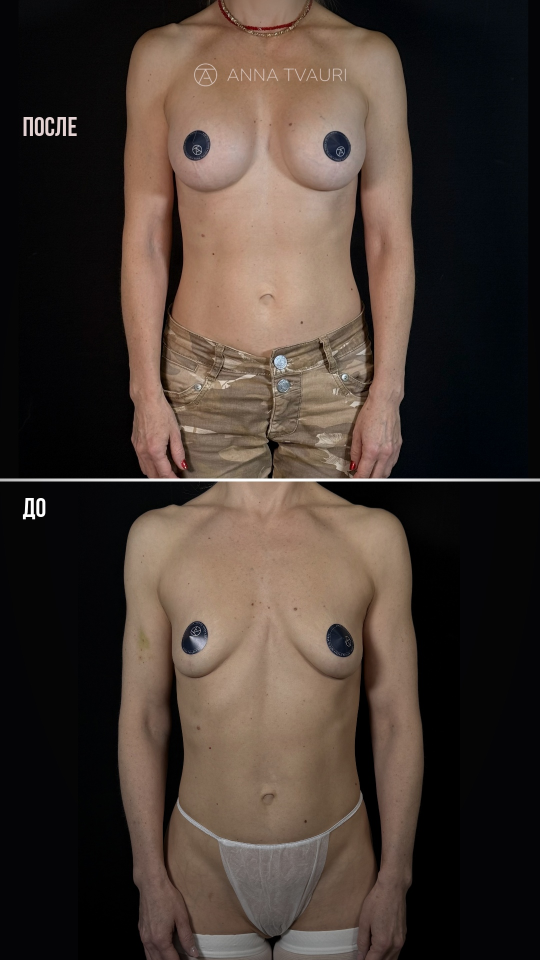
#> input picture Collage_lipo_to_implants_front.jpg, 1080 x 1920 px, given in place of logo.png, which was not available (shown at 1/2 size)
$ python reel_reduction_volume.py ../Collage_lipo_to_implants_front.jpg
#> lines starting #> are read from the running program, lines starting #| are printed output that depends on the picture
#!/usr/bin/env python3
"""Reels «Хочу троечку» — breast reduction for gigantomastia where the goal is not the smallest breast but the volume the
patient asked for and a full upper pole (Ribeiro auto-implant), Анна Тваури.

Opens on the first result («Тройка, как и есть» — «Да, как и хотели»), then ДО with its two problems, a tape line from the
jugular notch to the nipple with a 0→32 cm counter, the auto-implant lobe sliding up into the upper pole on the ДО profile,
a three-step plan ticking on the surgeon's words, the size picker landing on 3, the first result and the patient's
reaction, then the week / month ПОСЛЕ-ДО collages. Brand system of the other reels; one-word subtitles; whole sentences.

usage:
  REEL_SRC=<folder with IMG_0711/0713/6963/6964.MOV, IMG_6972.MP4, IMG_9332-9337.JPG, logo.png, music.wav> python3 tools/reel_reduction_volume.py [--preview t1,t2 | --cover | --audio-only]
Prepared in $REEL_SRC/_work: <name>.mp4 (1080x1920, 30 fps) and <name>.wav (48 kHz mono) for every video.
"""
import os, sys, json, subprocess, wave, numpy as np, cv2
from PIL import Image, ImageDraw, ImageFont

ROOT = os.path.dirname(os.path.dirname(os.path.abspath(__file__)))
SRC = os.environ.get("REEL_SRC", os.path.join(ROOT, "dl_reduction_volume"))
WORK = os.path.join(SRC, "_work")
NAME = "Reels_reduction_keep_volume"
W, H, FPS, SR = 1080, 1920, 30, 48000
NAVY = np.float32([0, 12, 40]) / 255; PINK = np.float32([233, 197, 193]) / 255; WHITE = np.float32([1, 1, 1])
DEEP = np.float32([0, 5, 20]) / 255

def cl(x): return min(1.0, max(0.0, x))
def eo(x): x = cl(x); return 1 - (1 - x) ** 3
def eio(x): x = cl(x); return 4 * x ** 3 if x < 0.5 else 1 - (-2 * x + 2) ** 3 / 2
def eback(x): x = cl(x); c = 1.7; return 1 + (c + 1) * (x - 1) ** 3 + c * (x - 1) ** 2
def lerp(a, b, p): return a + (b - a) * p

# ---------------- voice edit: (block, source, [(in, out), …]) — whole sentences from the one take; the pauses between them are tightened
VO = [("A", "IMG_6964", [(29.10, 31.50)]),                                    # тройка, как и есть. — да, как и хотели
      ("B", "IMG_6972", [(0.00, 3.95)]),                                     # сегодня у нас редукционная маммопластика, у нас гигантомастия
      ("C", "IMG_6972", [(4.45, 8.55), (20.62, 22.95)]),                     # достаточно большое расстояние от яремной вырезки до сосочка. сколько там? 32 сантиметра
      ("D", "IMG_6972", [(14.22, 20.70)]),                                   # мы будем использовать метод Рибейро или аутоимпланта, чтобы верхний полюс был более наполнен
      ("E", "IMG_6972", [(23.30, 30.75)]),                                   # уменьшим грудь, сделаем повыше сосково-ареолярный комплекс и постараемся, чтобы всё было очень симметрично, красиво
      ("F", "IMG_6972", [(30.85, 33.00), (48.98, 51.40)]),                   # а какой объём мы хотим оставить груди? — троечку. — хорошо, тогда будем оставлять
      ("G", "IMG_6963", [(17.72, 21.15)]),                                   # размер попали? то, что хотели? — да, да. прям не верится
      ("H", "IMG_6964", [(38.60, 43.15)])]                                   # как здорово, что сейчас есть пластическая хирургия!
GAP = {"B": 0.5, "C": 0.35, "D": 0.4, "E": 0.35, "F": 0.45, "G": 0.5, "H": 0.35}
SEG = []; _t = 0.04                                                    # the reel starts on the first word
for _b, _s, _parts in VO:
    if SEG: _t += GAP[_b]
    _d = sum(o - a for a, o in _parts); SEG.append((_b, _s, _parts, _t, _d)); _t += _d
def vstart(b): return next(s[3] for s in SEG if s[0] == b)
def vend(b): return next(s[3] + s[4] for s in SEG if s[0] == b)
# [18 lines left out: functions at_src, src_of, not called in this run]

T_S = {b: vstart(b) - 0.08 for b, *_ in VO}
def R(b, rel): return vstart(b) + rel                                   # a word inside line b (relative time from SUBS)
T_K = [vend("H") + 0.5 + 1.9 * k for k in range(3)]                     # collages: a month after — front / 3/4 / side
DUR = T_K[-1] + 2.6

# ---------------- fonts & text bitmaps ----------------
FD = os.path.join(ROOT, "fonts"); _FC = {}
def bebas(size, bold=True):
    k = ("b", size, bold)
    if k not in _FC: _FC[k] = ImageFont.truetype(os.path.join(FD, f"bebas-neue-{700 if bold else 400}-normal.woff"), size)
    return _FC[k]
def mont(size, wght=300):
    k = ("m", size, wght)
    if k not in _FC:
        f = ImageFont.truetype(os.path.join(FD, "Montserrat-VariableFont_wght.ttf"), size); f.set_variation_by_axes([wght]); _FC[k] = f
    return _FC[k]
def alpha_img(txt, f):
    asc, desc = f.getmetrics(); w = int(f.getlength(txt)) + 8
    im = Image.new("L", (w, asc + desc + 4), 0); ImageDraw.Draw(im).text((4, 2 + asc), txt, font=f, fill=255, anchor="ls")
    return np.asarray(im, np.float32) / 255
def cap_top(f): asc, _ = f.getmetrics(); return 2 + asc + f.getbbox("Н", anchor="ls")[1]
# [6 lines left out: function blend, not called in this run]
def scaled(a, s):
    s = max(s, 0.02); return cv2.resize(a, (max(1, int(a.shape[1] * s)), max(1, int(a.shape[0] * s))), interpolation=cv2.INTER_LINEAR)

class Drop:
    """Bebas line(s), letter by letter: every glyph drops in from 1.7x size and fades in (*word* = pink)"""
    def __init__(s, lines, size, x, y, maxw=940, lh=0.93, stag=0.03):
        while True:
            f = bebas(size); rows = []; pink = False
            for ln in lines:
                glyphs, cx = [], 0
                for wd in ln.split(" "):
                    if wd.startswith("*"): pink = True
                    w0 = wd.strip("*")
                    for ch in w0:
                        glyphs.append((alpha_img(ch, f), PINK if pink else WHITE, cx)); cx += f.getlength(ch)
                    if wd.endswith("*"): pink = False
                    cx += f.getlength(" ")
                rows.append((glyphs, cx - f.getlength(" ")))
            if max(r[1] for r in rows) <= maxw or size < 40: break
            size -= 4
        s.rows, s.size, s.x, s.y, s.stag, s.lh, s.top = rows, size, x, y, stag, int(size * lh), cap_top(f)
        s.h = s.lh * (len(rows) - 1) + size * 0.72; s.n = sum(len(g) for g, _ in rows)
    # [10 lines left out: function draw, not called in this run]

class Track:
    """small Montserrat line that condenses from wide letter-spacing while fading in"""
    def __init__(s, lines, size=36, x=72, y=0, wght=300, col=WHITE, center=False):
        f = mont(size, wght); s.lines = []
        for ln in lines: s.lines.append([(alpha_img(ch, f), f.getlength(ln[:i])) for i, ch in enumerate(ln) if ch != " "] + [(None, f.getlength(ln))])
        s.x, s.y, s.lh, s.col, s.top, s.center = x, y, int(size * 1.5), col, cap_top(f), center
    # [6 lines left out: function draw, not called in this run]

class Marker:
    """Bebas line where one word sits on a pink marker bar that sweeps in (word turns navy)"""
    def __init__(s, pre, key, size, x, y):
        f = bebas(size); s.a = alpha_img(pre + " ", f); s.k = alpha_img(key, f); s.x, s.y, s.top, s.size = x, y, cap_top(f), size
        s.kx = x + f.getlength(pre + " ")
    # [9 lines left out: function draw, not called in this run]

class Roll:
    """slot-machine swap: the old word rolls up out of its mask, the new one rolls in from below"""
    # [35 lines left out: functions __init__, draw, path_draw, not called in this run]
def fill_poly(fr, pts, col, op=1.0):
    m = np.zeros((H, W), np.uint8); cv2.fillPoly(m, [np.round(np.float32(pts) * 4).astype(np.int32)], 255, cv2.LINE_AA, shift=2)
    blend(fr, m.astype(np.float32) / 255, 0, 0, col, op)
def star_pts(cx, cy, r, n=5, inner=0.45, rot=-np.pi / 2):
    return [(cx + (r if i % 2 == 0 else r * inner) * np.cos(rot + i * np.pi / n), cy + (r if i % 2 == 0 else r * inner) * np.sin(rot + i * np.pi / n)) for i in range(2 * n)]
def heart_pts(cx, cy, s):
    u = np.linspace(0, 2 * np.pi, 60)
    return list(zip(cx + s * 16 * np.sin(u) ** 3 / 16, cy - s * (13 * np.cos(u) - 5 * np.cos(2 * u) - 2 * np.cos(3 * u) - np.cos(4 * u)) / 16))
# [6 lines left out: function sparkle, not called in this run]

# ---------------- sources ----------------
class Src:
    def __init__(s, path): s.path = path; s.cap = None; s.i = -1; s.f = None
    # [8 lines left out: function get, not called in this run]
    def at(s, t): return s.get(round(t * FPS))
V = {k: Src(os.path.join(WORK, f"{k}.mp4")) for k in ["IMG_0711", "IMG_0713", "IMG_6963", "IMG_6964"]}

# [5 lines left out: function cover, not called in this run]
def full(img, fx=0.5, fy=0.5, z=1.0): return cover(img, W, H, fx, fy, z)[0]

yy, xx = np.mgrid[0:H, 0:W].astype(np.float32)
BG = np.clip(NAVY * (1 + 0.35 * np.exp(-(((xx - 540) / 900) ** 2 + ((yy - 520) / 900) ** 2)))[..., None], 0, 1).astype(np.float32)
def ramp(y0, y1): return np.clip((yy[:, :1] - y0) / (y1 - y0), 0, 1)[..., None]
GBOT = (ramp(950, 1650) ** 1.3 * 0.92).astype(np.float32); GTOP = ((1 - ramp(330, 900)) ** 1.4 * 0.92).astype(np.float32)
VIG = (np.clip(((xx - 540) / 760) ** 2 + ((yy - 960) / 1250) ** 2, 0, 1) ** 1.5 * 0.35)[..., None].astype(np.float32)
def shade(fr, g, col=DEEP): fr *= 1 - g; fr += g * col

_lg = np.asarray(Image.open(os.path.join(SRC, "logo.png")).convert("RGBA"))[..., 3].astype(np.float32) / 255
#> _lg: shape (1920, 1080) float32; every value is 1
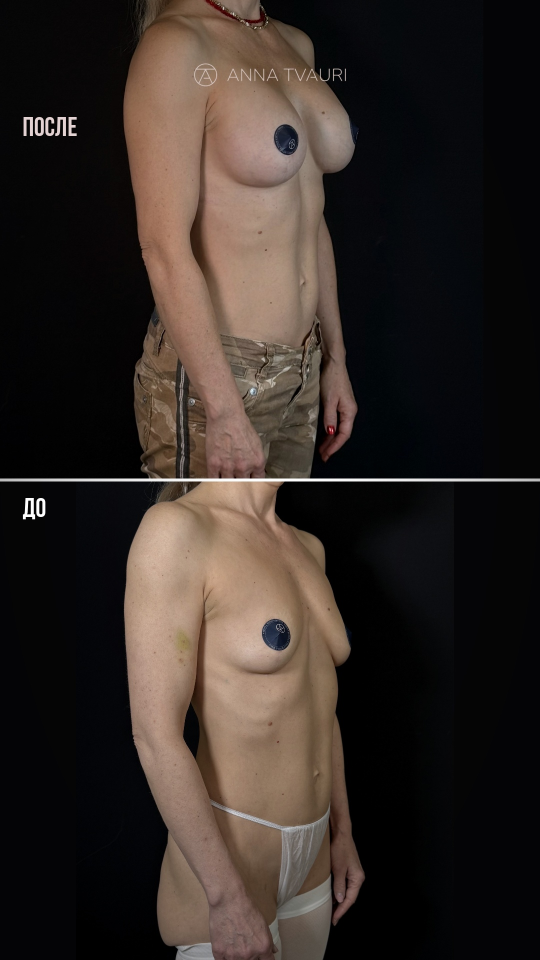
#> input picture Collage_lipo_to_implants_three_quarter.jpg, 1080 x 1920 px, given in place of IMG_0711_1.0.png, which was not available (shown at 1/2 size)
_ys, _xs = np.where(_lg > 0.05); _lg = _lg[_ys.min():_ys.max() + 1, _xs.min():_xs.max() + 1]
_cols = np.where(_lg.max(0) > 0.05)[0]; _gap = np.argmax(np.diff(_cols)); _split = (_cols[_gap] + _cols[_gap + 1]) // 2
def logo_alpha(width): return cv2.resize(_lg, (width, int(_lg.shape[0] * width / _lg.shape[1])), interpolation=cv2.INTER_AREA)

# [5 lines left out: function chip, not called in this run]

def notch_poly(x0, y0, x1, y1, nw, nh, o=0):
    """brand frame, mirrored for this reel: the step is cut out of the top-left corner"""
    return np.float32([(x0 + nw - o, y0 - o), (x1 + o, y0 - o), (x1 + o, y1 + o), (x0 - o, y1 + o), (x0 - o, y0 + nh - o), (x0 + nw - o, y0 + nh - o)])
def poly_mask(pts):
    m = np.zeros((H * 2, W * 2), np.uint8); cv2.fillPoly(m, [np.round(pts * 2).astype(np.int32)], 255, cv2.LINE_AA)
    return cv2.resize(m, (W, H), interpolation=cv2.INTER_AREA).astype(np.float32) / 255
# [23 lines left out: functions card, iris, zoom_through, diag_wipe, not called in this run]


# ---------------- subtitles: hand-checked words, timings from speech recognition (relative to each line's start)
SUBS = {
    'A': [('Тройка,', 0.04, 0.6), ('как', 0.78, 0.88), ('и', 0.88, 0.96), ('есть.', 0.96, 1.2), ('Да,', 1.32, 1.46), ('как', 1.46, 1.6), ('и', 1.6, 1.7), ('хотели.', 1.7, 2.3)],
    'B': [('Сегодня', 0.04, 0.48), ('у', 0.48, 0.5), ('нас', 0.5, 0.8), ('редукционная', 0.8, 1.54), ('маммопластика,', 1.54, 2.42), ('у', 2.46, 2.48), ('нас', 2.48, 2.68), ('гигантомастия.', 2.68, 3.84)],
    'C': [('Достаточно', 0.04, 0.52), ('большое', 0.52, 1.38), ('расстояние', 1.38, 2.02), ('от', 2.02, 2.1), ('яремной', 2.1, 2.5), ('вырезки', 2.5, 2.96), ('до', 2.96, 3.52), ('сосочка.', 3.52, 4.1), ('Сколько', 4.14, 4.38), ('там?', 4.38, 4.66), ('32', 4.86, 5.42), ('сантиметра.', 5.42, 6.24)],
    'D': [('Мы', 0.04, 0.38), ('будем', 0.38, 0.9), ('использовать', 0.9, 1.58), ('метод', 1.58, 2.06), ('Рибейро', 2.06, 2.46), ('или', 2.46, 2.58), ('аутоимплант,', 2.58, 3.76), ('для', 3.76, 4.1), ('того,', 4.1, 4.34), ('чтобы', 4.48, 4.5), ('верхний', 4.5, 5.02), ('полюс', 5.02, 5.34), ('был', 5.34, 5.54), ('более', 5.54, 5.86), ('наполнен.', 5.86, 6.4)],
    'E': [('Уменьшим', 0.04, 0.6), ('грудь,', 0.6, 0.9), ('сделаем', 1.12, 1.34), ('повыше', 1.34, 1.74), ('сосково-ареолярный', 1.74, 2.62), ('комплекс', 2.62, 3.18), ('и', 3.18, 3.46), ('постараемся,', 3.46, 4.4), ('чтобы', 4.54, 4.66), ('это', 4.66, 4.94), ('всё', 4.94, 5.06), ('было', 5.06, 5.3), ('очень', 5.3, 6.04), ('симметрично,', 6.04, 6.76), ('красиво.', 6.84, 7.42)],
    'F': [('Какой', 0.04, 0.26), ('объём', 0.26, 0.52), ('мы', 0.52, 0.66), ('хотим', 0.66, 1.0), ('оставить', 1.0, 1.76), ('груди?', 1.76, 2.12), ('Троечку.', 2.22, 2.78), ('Хорошо,', 3.04, 3.48), ('тогда', 3.54, 3.82), ('будем', 3.82, 4.18), ('оставлять.', 4.18, 4.5)],
    'G': [('Размер', 0.36, 0.76), ('попали?', 0.76, 1.16), ('То,', 1.38, 1.5), ('что', 1.58, 1.62), ('хотели?', 1.62, 2.14), ('Да,', 2.14, 2.3), ('да,', 2.38, 2.5), ('прям', 2.54, 2.74), ('не', 2.74, 3.02), ('верится.', 3.02, 3.34)],
    'H': [('Как', 0.12, 1.16), ('здорово,', 1.16, 1.72), ('что', 1.82, 2.34), ('сейчас', 2.34, 2.58), ('есть', 2.58, 2.8), ('пластическая', 2.8, 3.5), ('хирургия!', 3.5, 4.42)],
}
SUB_Y = 1420                                                           # Instagram Reels safe zone: x <= 940, y 250-1500
def _sub_words():
    """one word at a time: each stays until the next one starts (or a beat after it ends)"""
    out = [(w.strip(",."), t0 + a, t0 + e) for b, s_, parts, t0, d in SEG for w, a, e in SUBS[b]]
    return [(w, a, min(e + 0.3, out[i + 1][1] - 0.04) if i + 1 < len(out) else e + 0.3) for i, (w, a, e) in enumerate(out)]
SUB_WORDS = _sub_words()
# [9 lines left out: function subtitles, not called in this run]
def lift(hd, bottom=1230):
    """bottom-anchor a headline inside the safe zone"""
    hd.y = bottom - hd.h; return hd

# ---------------- building blocks ----------------
def ring(fr, cx, cy, r, op=1.0, th=5):
    path_draw(fr, [(cx + r * np.cos(a), cy + r * np.sin(a)) for a in np.linspace(0, 2 * np.pi, 120)], 1, PINK, th, op=op)
_rng = np.random.default_rng(5); DOTS = [(_rng.uniform(60, 1020), _rng.uniform(0, 1920), _rng.uniform(2, 6), _rng.uniform(20, 60)) for _ in range(22)]
# [5 lines left out: function gbg, not called in this run]
def pull(t, t0, z0=1.16, z1=1.0, d=1.4):
    """camera pull-back: the shot starts tight and eases out to the wide framing"""
    return lerp(z0, z1, eo(cl((t - t0) / d)))
def bump(t, t0, a=0.05, d=0.3): return a * (1 - eo((t - t0) / d)) if t >= t0 else 0.0
# [14 lines left out: functions shake, rrect, rrect_line, not called in this run]
def text_c(fr, txt, cx, cy, f, col, op=1.0):
    a = alpha_img(txt, f); blend(fr, a, cx - a.shape[1] / 2, cy - a.shape[0] / 2, col, op); return a.shape[1]

# icons, drawn in a ±100 box around (cx, cy) at scale s; p = draw-on progress
# [43 lines left out: function icon, not called in this run]
def xmark(fr, cx, cy, r, p, col=PINK, th=8):
    path_draw(fr, [(cx - r, cy - r), (cx + r, cy + r)], eio(p * 2), col, th); path_draw(fr, [(cx + r, cy - r), (cx - r, cy + r)], eio(p * 2 - 1), col, th)
# [6 lines left out: function card, not called in this run]

# ---------------- scenes ----------------
def fit_size(txt, maxw, size):
    while bebas(size).getlength(txt) > maxw and size > 30: size -= 2
    return size
# [11 lines left out: functions pillx, arrow, not called in this run]
def anon_top(img, y=150):
#> called with y = 120
    top = img[:y + 80].astype(np.float32); bl = cv2.resize(cv2.GaussianBlur(cv2.resize(top, None, fx=0.1, fy=0.1), (0, 0), 3), (img.shape[1], y + 80))
#> after `top = img[:y + 80].astype(np.float32)`:
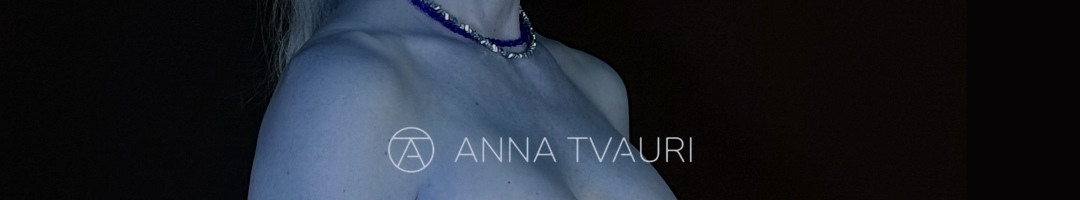
#> top: shape (200, 1080, 3) float32; mean B, G, R 43.2, 34.9, 30.2
#> after `bl = cv2.resize(cv2.GaussianBlur(cv2.resize(top, None, fx=0.1, fy=0.1)`:
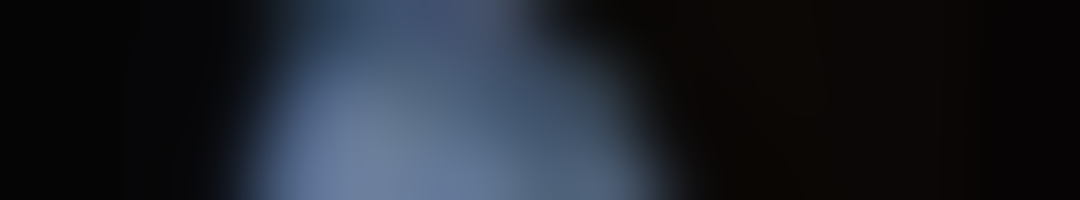
#> bl: shape (200, 1080, 3) float32; mean B, G, R 42.8, 34.6, 29.9
    m = np.clip((y + 40 - np.arange(y + 80)) / 80, 0, 1)[:, None, None]; out = img.copy(); out[:y + 80] = (top * (1 - m) + bl * m).astype(np.uint8); return out
#> after `out[:y + 80] = (top * (1 - m) + bl * m).astype(np.uint8)`:
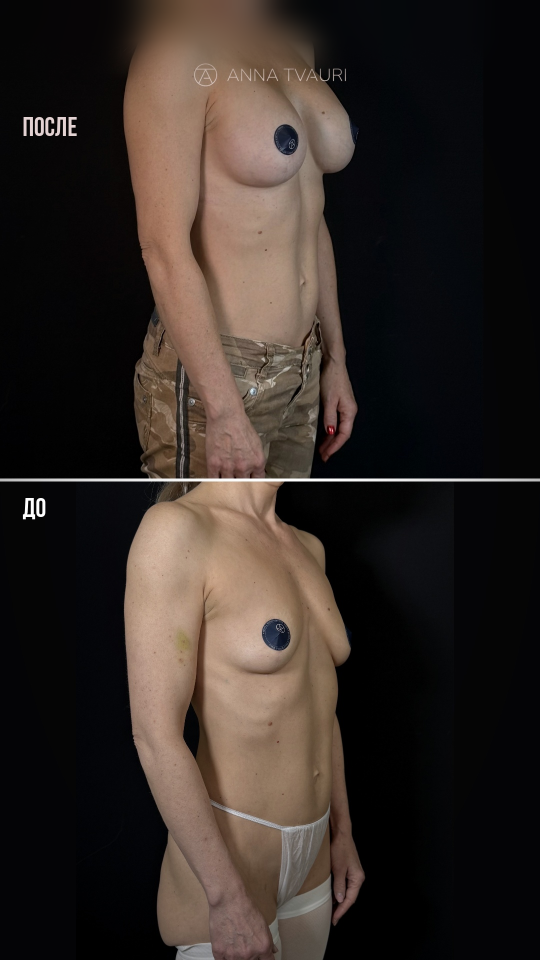
#> out: shape (1920, 1080, 3) (shown at 1/2 size); mean R, G, B 51.6, 42.7, 37.9
def vid(k, src_t, top=0):
    f = V[k].at(src_t); return anon_top(f, top) if top else f
def line_src(b, t):
    """source time of block b's own footage at reel time t (the picture keeps running before and after the line)"""
    _, _, parts, t0, d = next(x for x in SEG if x[0] == b); return parts[0][0] + (t - t0)
FR_0711 = anon_top(cv2.imread(os.path.join(WORK, "IMG_0711_1.0.png"))[..., ::-1].copy(), 120)     # ДО front, arms down (freeze)
FR_0713 = anon_top(cv2.imread(os.path.join(WORK, "IMG_0713_3.0.png"))[..., ::-1].copy(), 170)     # ДО profile (freeze)
#> call 2 of anon_top, with y = 170
#> in anon_top (call 2), `top = img[:y + 80].astype(np.float32)`:
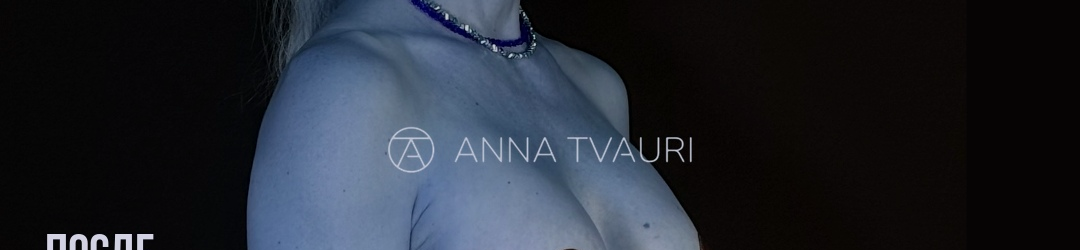
#> top: shape (250, 1080, 3) float32; mean B, G, R 48.4, 39.3, 34.3
#> in anon_top (call 2), `bl = cv2.resize(cv2.GaussianBlur(cv2.resize(top, None, fx=0.1, fy=0.1)`:
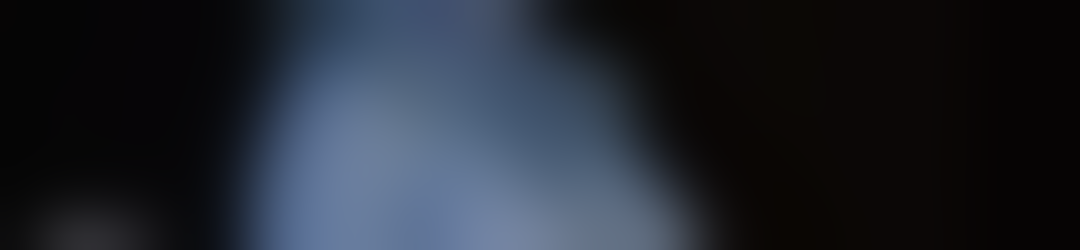
#> bl: shape (250, 1080, 3) float32; mean B, G, R 48.1, 39, 34
#> in anon_top (call 2), `out[:y + 80] = (top * (1 - m) + bl * m).astype(np.uint8)`:
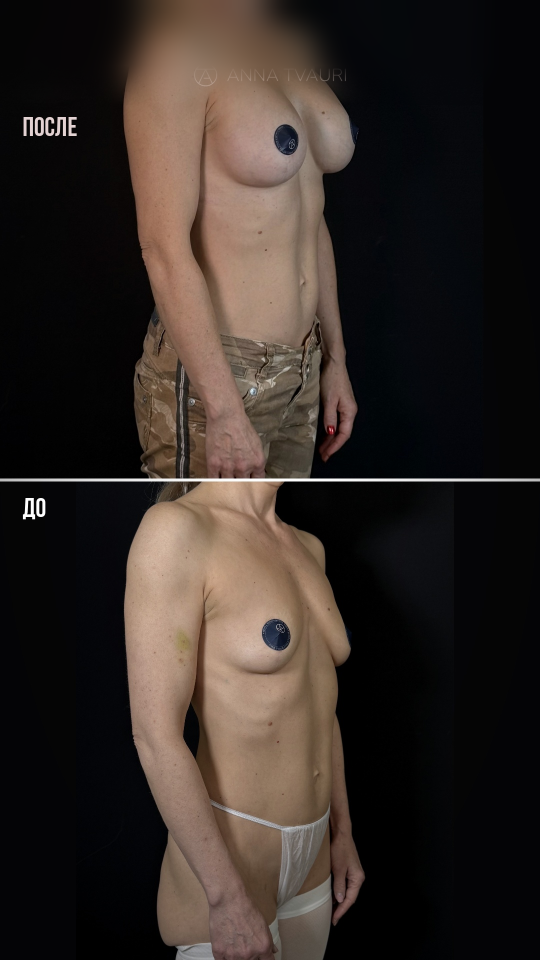
#> out: shape (1920, 1080, 3) (shown at 1/2 size); mean R, G, B 51.6, 42.7, 37.9

# A — the first result: «Тройка, как и есть» — «Да, как и хотели»
HA = lift(Drop(["ХОЧУ *ТРОЕЧКУ*"], 150, 70, 0, maxw=860), 1260)
#> the loop in __init__, `while True:` made 11 passes
#> (k in bebas, size) on passes 2 to 10: (('b', 146, True), 142), (('b', 142, True), 138), (('b', 138, True), 134), (('b', 134, True), 130), (('b', 130, True), 126), (('b', 126, True), 122), (('b', 122, True), 118), (('b', 118, True), 114), (('b', 114, True), 110)
#> size on pass 1: 146
#> after the loop in __init__, `while True:`: size = 110
#> in cap_top, `asc, _ = f.getmetrics()`: asc = 103
#> in __init__, `s.rows, s.size, s.x, s.y, s.stag, s.lh, s.top = rows, size, x, y, stag..`: s.size = 110; s.x = 70; s.y = 0; s.stag = 0.03; s.lh = 102; s.top = 25
#> in __init__, `s.h = s.lh * (len(rows) - 1) + size * 0.72`: s.h = 79.2
#> in __init__, `s.n = sum((len(g) for g, _ in rows))`: s.n = 11
#> in lift, `hd.y = bottom - hd.h`: hd.y = 1180.8
TA = Track(["уменьшить грудь, но сохранить объём"], 32, 72, 0, 300)
#> (the run stopped early here; a loop or call above may not have finished)
